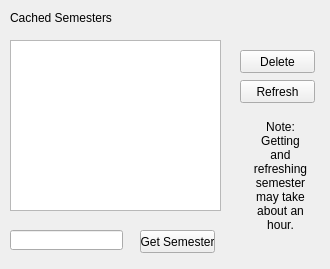
<?xml version="1.0" encoding="UTF-8"?>
<ui version="4.0">
 <class>Form</class>
 <widget class="QWidget" name="Form">
  <property name="geometry">
   <rect>
    <x>0</x>
    <y>0</y>
    <width>330</width>
    <height>269</height>
   </rect>
  </property>
  <property name="windowTitle">
   <string>Form</string>
  </property>
  <widget class="QLabel" name="label">
   <property name="geometry">
    <rect>
     <x>10</x>
     <y>10</y>
     <width>141</width>
     <height>16</height>
    </rect>
   </property>
   <property name="text">
    <string>Cached Semesters</string>
   </property>
  </widget>
  <widget class="QTableView" name="tableView">
   <property name="geometry">
    <rect>
     <x>10</x>
     <y>40</y>
     <width>211</width>
     <height>171</height>
    </rect>
   </property>
  </widget>
  <widget class="QPushButton" name="pushButton">
   <property name="geometry">
    <rect>
     <x>240</x>
     <y>50</y>
     <width>75</width>
     <height>23</height>
    </rect>
   </property>
   <property name="text">
    <string>Delete</string>
   </property>
  </widget>
  <widget class="QPushButton" name="pushButton_2">
   <property name="geometry">
    <rect>
     <x>240</x>
     <y>80</y>
     <width>75</width>
     <height>23</height>
    </rect>
   </property>
   <property name="text">
    <string>Refresh</string>
   </property>
  </widget>
  <widget class="QLineEdit" name="lineEdit">
   <property name="geometry">
    <rect>
     <x>10</x>
     <y>230</y>
     <width>113</width>
     <height>20</height>
    </rect>
   </property>
  </widget>
  <widget class="QPushButton" name="pushButton_3">
   <property name="geometry">
    <rect>
     <x>140</x>
     <y>230</y>
     <width>75</width>
     <height>23</height>
    </rect>
   </property>
   <property name="text">
    <string>Get Semester</string>
   </property>
  </widget>
  <widget class="QLabel" name="label_2">
   <property name="geometry">
    <rect>
     <x>250</x>
     <y>120</y>
     <width>61</width>
     <height>131</height>
    </rect>
   </property>
   <property name="text">
    <string>Note: Getting and refreshing semester may take about an hour.</string>
   </property>
   <property name="alignment">
    <set>Qt::AlignHCenter|Qt::AlignTop</set>
   </property>
   <property name="wordWrap">
    <bool>true</bool>
   </property>
  </widget>
 </widget>
 <resources/>
 <connections/>
</ui>
